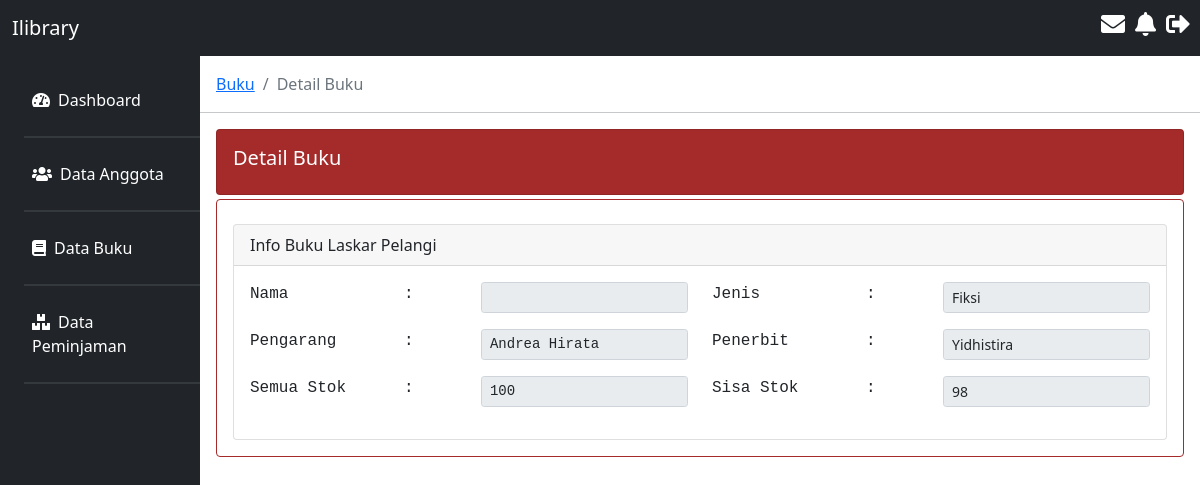
The app's page /buku/detail.php?id=1 with its own data.
### tables this page shows
CREATE TABLE `buku` (
  `id` int(11) NOT NULL,
  `nama_buku` varchar(255) NOT NULL,
  `jenis` varchar(255) NOT NULL,
  `pengarang` varchar(255) NOT NULL,
  `penerbit` varchar(255) NOT NULL,
  `stok_keseluruhan` int(11) NOT NULL,
  `sisa_stok` int(11) NOT NULL
);

### buku/detail.php (the view, shortened to what this page needs)
<?php
    if(isset($_GET['id'])){
        $id= $_GET['id'];
    }
    else {
        die ("Error. No ID Selected!");
    }
    include "../koneksi/koneksi.php";
    $query = mysqli_query($koneksi, "SELECT * FROM buku WHERE id='$id'");
    $result = mysqli_fetch_array($query);
?>
<!doctype html>
<html lang="en">
  <head>
    <link href="https://cdn.jsdelivr.net/npm/bootstrap@5.0.2/dist/css/bootstrap.min.css" rel="stylesheet">
    <link rel="stylesheet" href="../style/style.css">
    <link rel="stylesheet" href="https://pro.fontawesome.com/releases/v5.10.0/css/all.css"/>
  </head>
  <body>
    <nav class="navbar navbar-expand-lg navbar-dark text-white bg-dark fixed-top">
        <div class="container-fluid">
            <a class="navbar-brand" href="#">Ilibrary</a>
        </div>
            <h4 class="icon-navbar"><i class="fas fa-envelope" data-bs-toggle="tooltip" title="inbox"></i></h4>
            <h4 class="icon-navbar"><i class="fas fa-bell" data-bs-toggle="tooltip" title="notifications"></i></h4>
            <h4 class="icon-navbar"><i class="fas fa-sign-out-alt" data-bs-toggle="tooltip" title="sign out"></i></h4>
    </nav>
    <div class="row g-0 mt-5 content">
        <div class="col-md-2 bg-dark mt-2 pr-3 pt-4">
            <ul class="nav flex-column ms-3 mb-3">
                <li class="nav-item">
                  <a class="nav-link active text-white" aria-current="page" href="../home/index.php">
                    <i class="fas fa-tachometer-alt me-2"></i>Dashboard
                  </a>
                  <hr class="bg-secondary ms-2" size="4px">
                </li>
                <li class="nav-item">
                  <a class="nav-link text-white" href="../anggota/data_anggota.php">
                    <i class="fas fa-users me-2"></i>Data Anggota
                  </a>
                  <hr class="bg-secondary ms-2" size="4px">
                </li>
                <li class="nav-item">
                  <a class="nav-link text-white" href="data_buku.php">
                    <i class="fas fa-book me-2"></i>Data Buku
                  </a>
                  <hr class="bg-secondary ms-2" size="4px">
                </li>
                <li class="nav-item">
                  <a class="nav-link text-white" href="#">
                    <i class="fas fa-boxes me-2"></i>Data Peminjaman
                  </a>
                  <hr class="bg-secondary ms-2" size="4px">
                </li>
            </ul>
        </div>
        <div class="col-md-10 mt-4">
            <nav aria-label="breadcrumb">
                <ol class="breadcrumb ms-3">
                <li class="breadcrumb-item"><a href="data_buku.php">Buku</a></li>
                <li class="breadcrumb-item active" aria-current="page">Detail Buku</li>
                </ol>
            </nav>
            <hr width="100%">
            <div class="row g-0 ms-3 me-3">
                <div class="card text-white" style="background-color: brown;">
                    <div class="card-body g-0">
                        <div class="row g-0">
                            <div class="col-md-10 g-0">
                                <h5>Detail Buku </h5>
                            </div>
                        </div>
                    </div>
                </div>
            </div>
            <div class="row g-0 ms-3 me-3 mt-1">
                <div class="card" style="border-color: brown;">
                    <div class="card-body">
                        <div class="row g-0">
                            <div class="col-md-12 mt-2">
                                <div class="card">
                                    <div class="card-header">
                                        Info Buku <?php echo $result['nama_buku']; ?>
                                    </div>
                                    <div class="card-body">
                                        <div class="row">
                                            <div class="col-md-6">
                                                <div class="row">
                                                    <div class="col-md-4">
                                                        <p class="font-monospace">Nama</p>
                                                    </div>
                                                    <div class="col-md-2">
                                                        <p class="font-monospace">:</p>
                                                    </div>
                                                    <div class="col-md-6">
                                                        <input type="text" disabled class="form-control form-control-sm input-add" value="<?php echo $result['nama']; ?>" name="nama" id="exampleFormControlInput1">
                                                    </div>
                                                </div>
                                            </div>
                                            <div class="col-md-6">
                                                <div class="row">
                                                    <div class="col-md-4">
                                                        <p class="font-monospace">Jenis</p>
                                                    </div>
                                                    <div class="col-md-2">
                                                        <p class="font-monospace">:</p>
                                                    </div>
                                                    <div class="col-md-6">
                                                        <input type="text" disabled class="form-control form-control-sm input-add" value="<?php echo $result['jenis']; ?>" name="jenis" id="exampleFormControlInput1">
                                                    </div>
                                                </div>
                                            </div>
                                        </div>
                                        <div class="row">
                                            <div class="col-md-6">
                                                <div class="row">
                                                    <div class="col-md-4">
                                                        <p class="font-monospace">Pengarang</p>
                                                    </div>
                                                    <div class="col-md-2">
                                                        <p class="font-monospace">:</p>
                                                    </div>
                                                    <div class="col-md-6">
                                                        <p class="font-monospace">
                                                        <input type="text" disabled class="form-control form-control-sm input-add" value="<?php echo $result['pengarang']; ?>" name="pengarang" id="exampleFormControlInput1">
                                                        </p>
                                                    </div>
                                                </div>
                                            </div>
                                            <div class="col-md-6">
                                                <div class="row">
                                                    <div class="col-md-4">
                                                        <p class="font-monospace">Penerbit</p>
                                                    </div>
                                                    <div class="col-md-2">
                                                        <p class="font-monospace">:</p>
                                                    </div>
                                                    <div class="col-md-6">
                                                    <input type="text" disabled class="form-control form-control-sm input-add" value="<?php echo $result['penerbit']; ?>" name="penerbit" id="exampleFormControlInput1">
                                                    </div>
                                                </div>
                                            </div>
                                        </div>
                                        <div class="row">
                                            <div class="col-md-6">
                                                <div class="row">
                                                    <div class="col-md-4">
                                                        <p class="font-monospace">Semua Stok</p>
                                                    </div>
                                                    <div class="col-md-2">
                                                        <p class="font-monospace">:</p>
                                                    </div>
                                                    <div class="col-md-6">
                                                        <p class="font-monospace">
                                                        <input type="text" disabled class="form-control form-control-sm input-add" value="<?php echo $result['stok_keseluruhan']; ?>" name="stok_keseluruhan" id="exampleFormControlInput1">
                                                        </p>
                                                    </div>
                                                </div>
                                            </div>
                                            <div class="col-md-6">
                                                <div class="row">
                                                    <div class="col-md-4">
                                                        <p class="font-monospace">Sisa Stok</p>
                                                    </div>
                                                    <div class="col-md-2">
                                                        <p class="font-monospace">:</p>
                                                    </div>
                                                    <div class="col-md-6">
                                                    <input type="text" disabled class="form-control form-control-sm input-add" value="<?php echo $result['sisa_stok']; ?>" name="sisa_stok" id="exampleFormControlInput1">
                                                    </div>
                                                </div>
                                            </div>
                                        </div>
                                    </div>
                                </div>
                            </div>
                        </div>
                    </div>
                </div>
            </div>
        </div>
    </div>
  </body>
</html>

### style/style.css (style rules this page uses)
.icon-navbar { margin-right: 10px; }
.content { min-height: 100vh; }

### records on screen
buku: nama_buku "Laskar Pelangi", jenis "Fiksi", pengarang "Andrea Hirata", penerbit "Yidhistira", stok_keseluruhan "100", sisa_stok "98"
